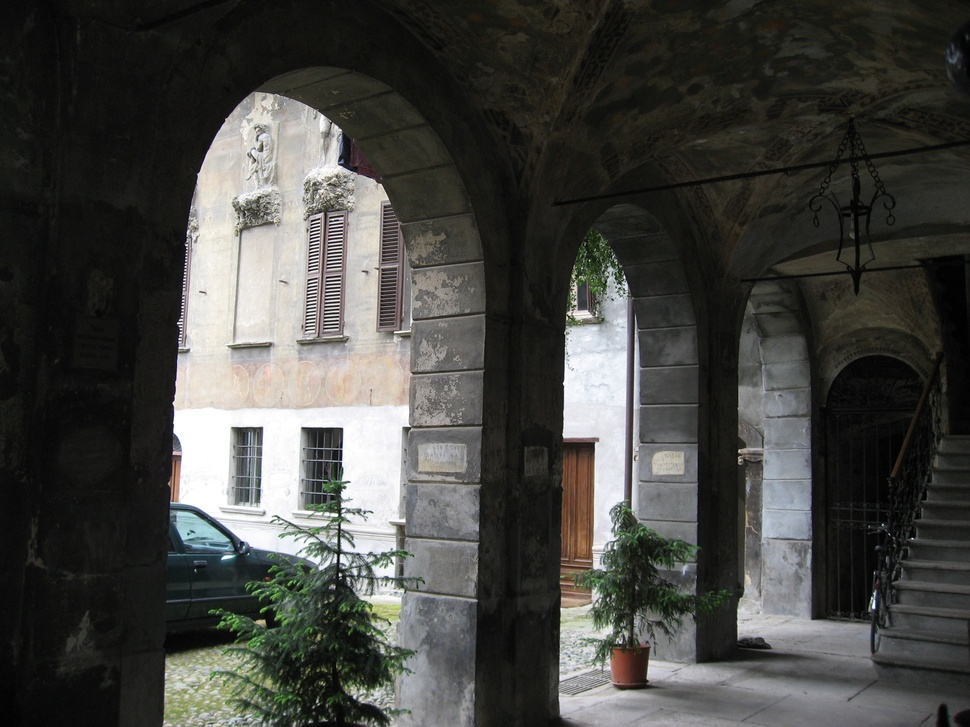
#> input picture coursera/image_and_video_processing/AquaTermi_lowcontrast.jpg, 970 x 727 px, shrunk from 2816 x 2112 before the run
$ jupyter execute Week3.ipynb   (shell and % lines are left out)   (older library calls are emulated)
#> lines starting #> are read from the running program, lines starting #| are printed output that depends on the picture
[cell 1]
import matplotlib.pylab as pylab
pylab.rcParams['figure.figsize'] = 16, 12

# Histogram Equalization: $$ s = T(r) = (L-1) \int_0^r P(w) dw $$

# New pdf are constant: $$ P_s(s) = P_r(r) \left|\frac{\partial r}{\partial s}\right| $$

-   ## ref: http://programmingcomputervision.com/

[cell 2]
import numpy as npi
from PIL import Image
import matplotlib.cm as cm
im = Image.open("AquaTermi_lowcontrast.jpg").convert('L')
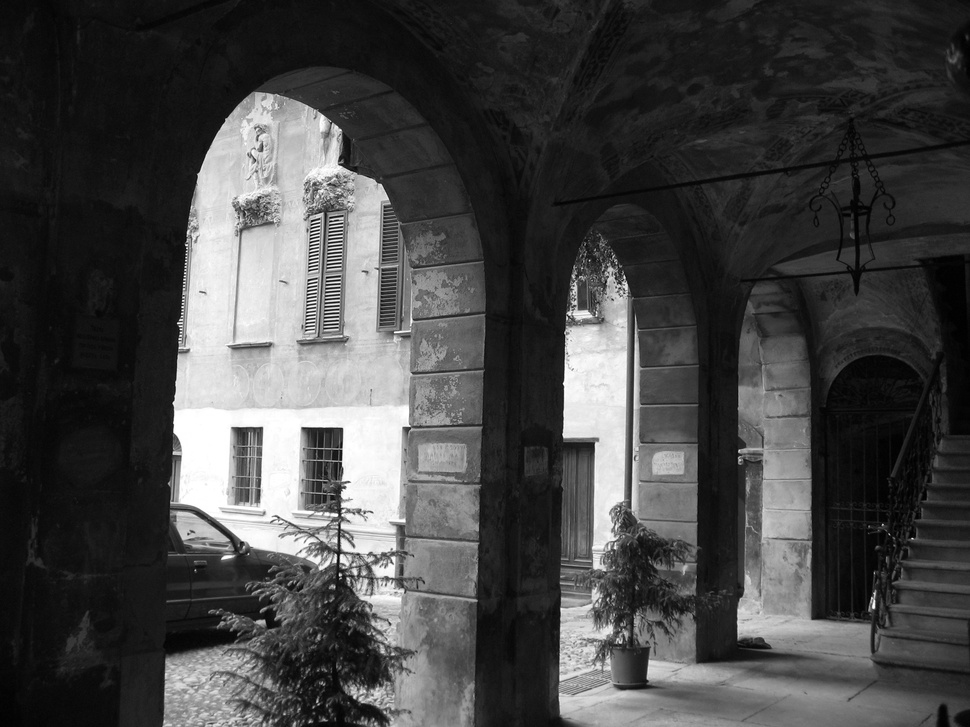
#> im: PIL image 970x727 L; min 0, max 255, mean 69.5
im_array = pylab.array(im)
pylab.imshow(im_array,cmap = cm.Greys_r)

[cell 3]
import numpy as np

def histeq(im,nbr_bins=256):
    """ Histogram equalization of a grayscale image. """
#> called with nbr_bins = 256

    # get image histogram
    imhist,bins = np.histogram(im.flatten(),nbr_bins,normed=True)
#> imhist = 256 values, max 0.0287 at index 17, min 4.7e-05 at index 0, mean 0.00392; bins = 257 values from 0 to 255
    cdf = imhist.cumsum() # cumulative distribution function
#> cdf = 256 values from 4.7e-05 to 1
    cdf = 255 * cdf / cdf[-1] # normalize
#> cdf = 256 values from 0.0119 to 255
    # use linear interpolation of cdf to find new pixel values
    im2 = np.interp(im.flatten(),bins[:-1],cdf)
    return im2.reshape(im.shape), cdf

[cell 4]
im2,cdf = histeq(im_array)
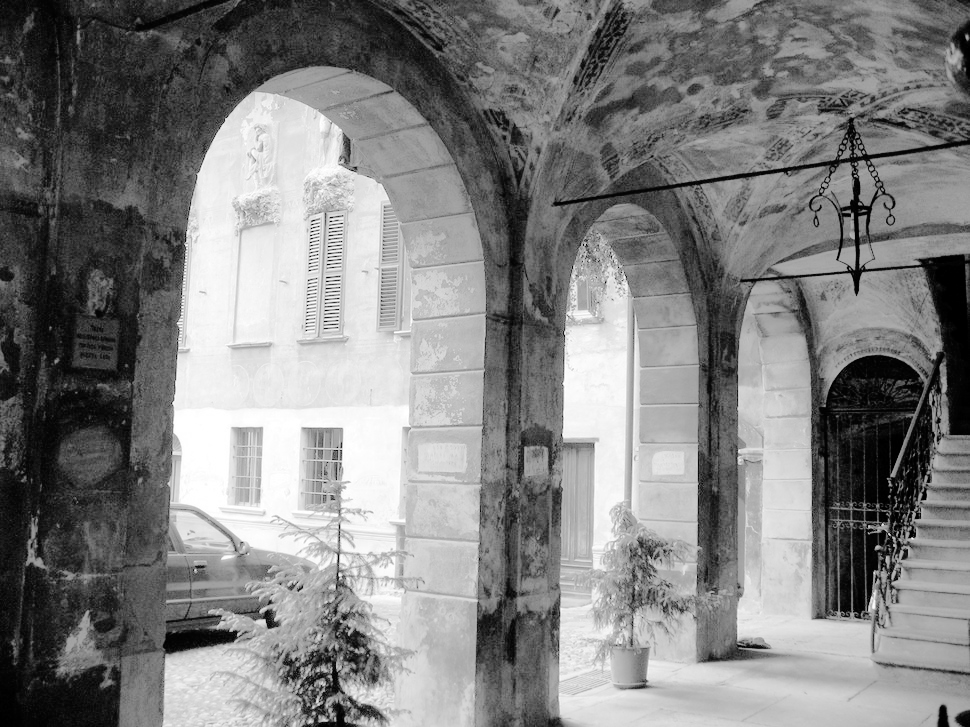
#> im2: shape (727, 970) float64; min 0.0119, max 255, mean 129.4
#> cdf = 256 values from 0.0119 to 255

[cell 5]
pylab.subplot(2,2,1)
pylab.imshow(im_array,cmap = cm.Greys_r)
pylab.subplot(2,2,2)
pylab.hist(im_array.flatten(),128)
pylab.subplot(2,2,3)
pylab.imshow(im2,cmap = cm.Greys_r)
pylab.subplot(2,2,4)
pylab.hist(im2.flatten(),128)

pylab.show()
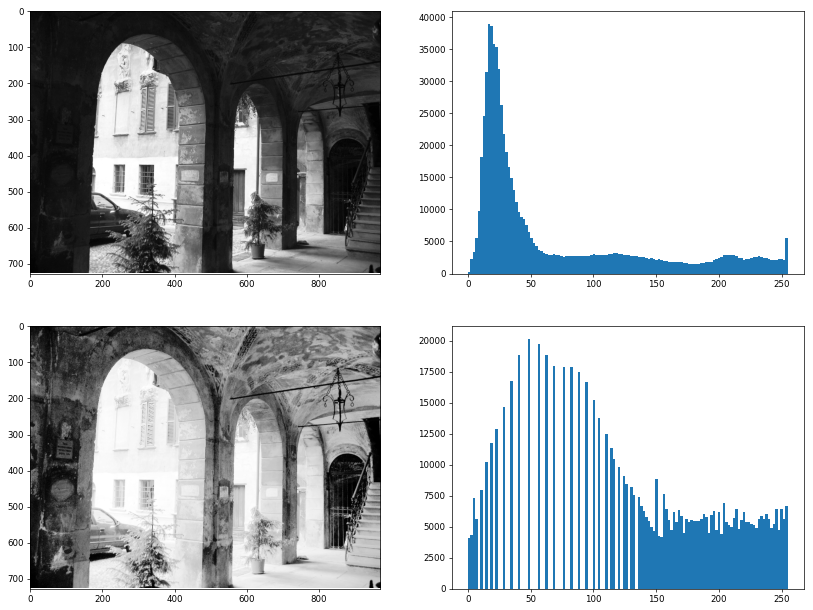
#> figure drawn by matplotlib, 4 panels; panel 2: tallest bar 38998 high, from x = 15.94 to 17.93; panel 4: tallest bar 20163 high, from x = 47.82 to 49.81
